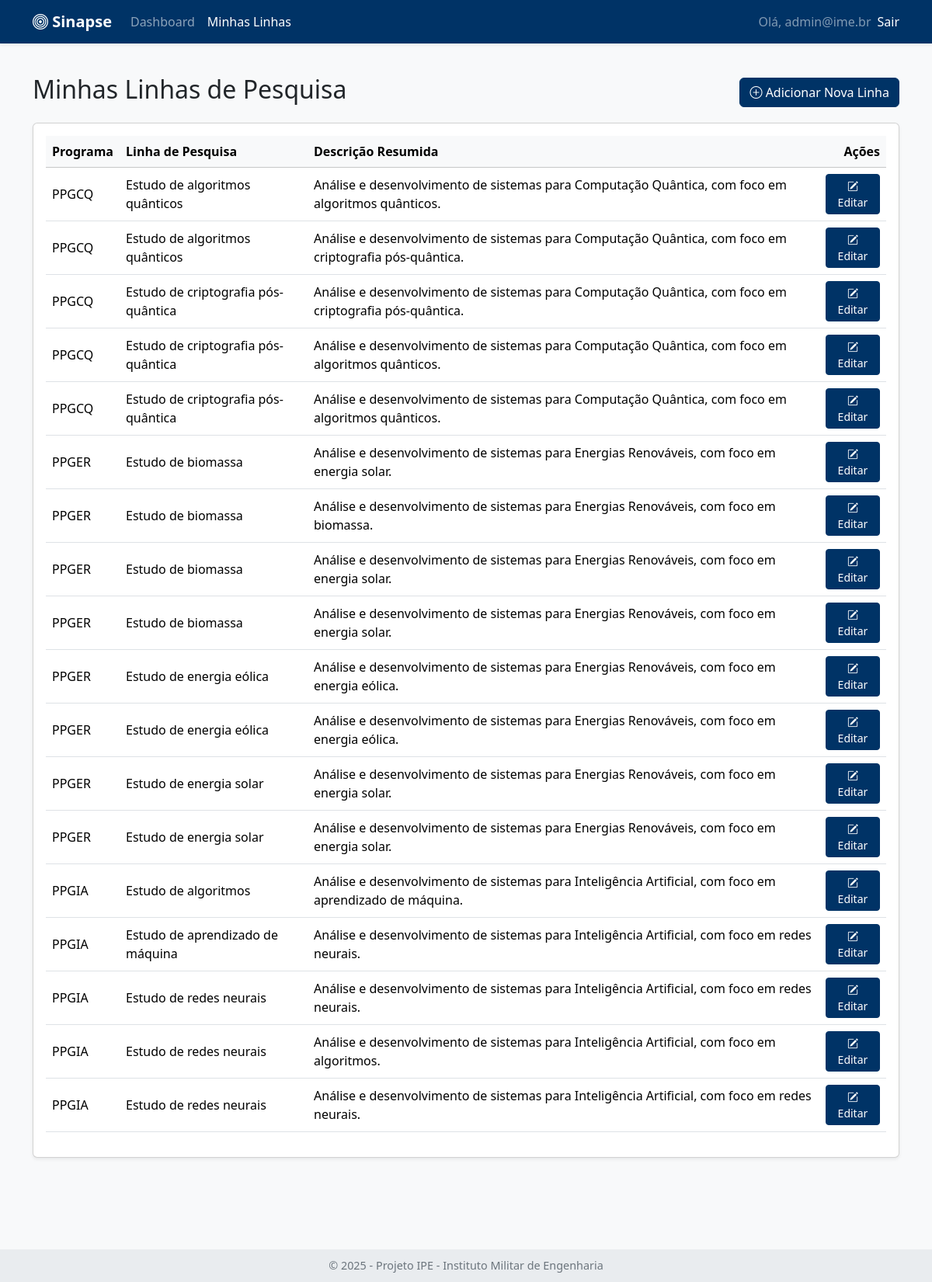
Before: /linhas (signed in) with the older database file.
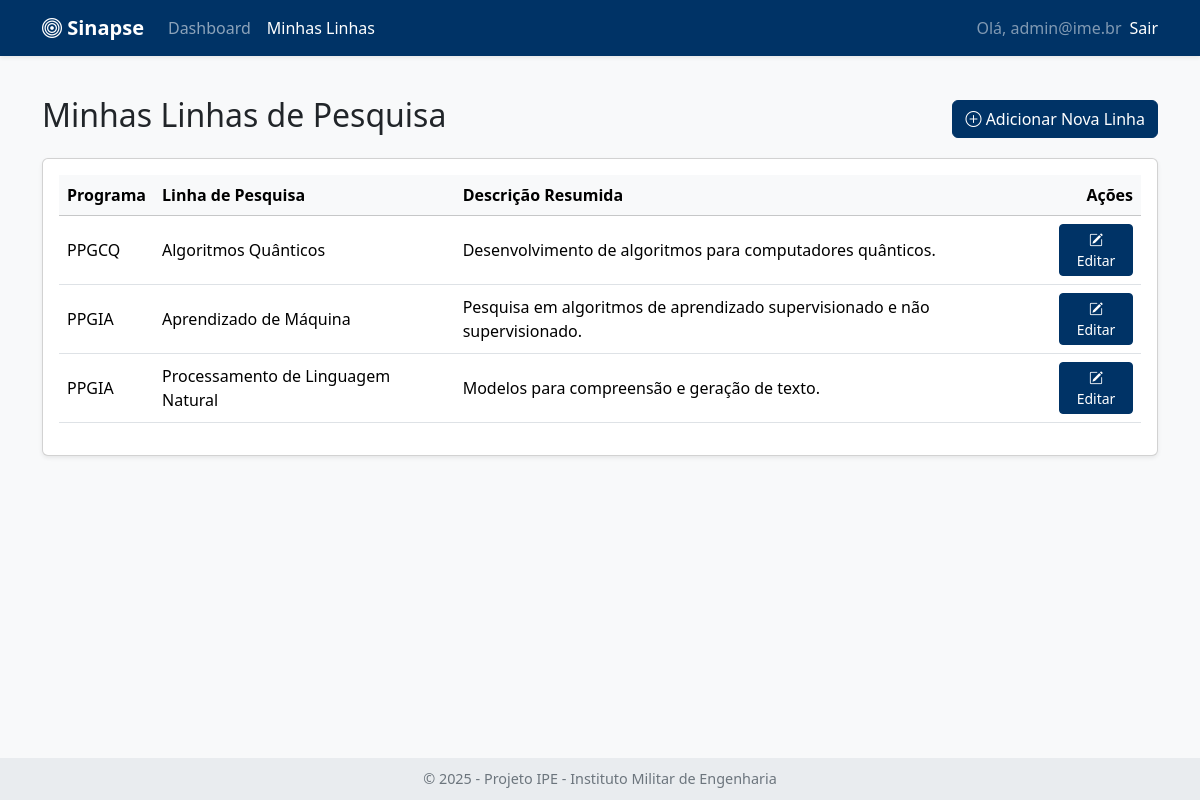
After: the same page with the newer database file.
### tables this page shows
CREATE TABLE linha_ime (
                id INTEGER PRIMARY KEY AUTOINCREMENT,
                programa TEXT,
                linha TEXT,
                descricao TEXT,
                emails_contato TEXT,
                embedding BLOB,
                user_id INTEGER,
                FOREIGN KEY (user_id) REFERENCES users (id)
            );

### app.py (the view)
@app.route('/linhas')
@login_required
def listar_linhas():
    print(f"--- [DEBUG] Rota /linhas acessada por user_id: {session.get('user_id')}")
    user_id = session['user_id']
    linhas = motor.get_linhas_by_user(user_id)
    return render_template('linhas.html', linhas=linhas)

### app.py (called while the page is built)
def login_required(f):
    @wraps(f)
    def decorated_function(*args, **kwargs):
        if 'user_id' not in session:
            flash("Você precisa fazer login para acessar esta página.", "warning")
            return redirect(url_for('login', next=request.path))
        return f(*args, **kwargs)
    return decorated_function

### motor_ia.py (called while the page is built)
    def _get_db_conn(self):
        try:
            sqlite3.register_adapter(np.ndarray, lambda arr: arr.astype(np.float32).tobytes())
            sqlite3.register_converter("vector", lambda b: np.frombuffer(b, dtype=np.float32))
            conn = sqlite3.connect(self.db_path, detect_types=sqlite3.PARSE_DECLTYPES | sqlite3.PARSE_COLNAMES)
            conn.row_factory = self._dict_factory
            return conn
        except sqlite3.Error as e:
            print(f"--- [DEBUG] MOTOR_IA: Erro ao CONECTAR ao banco de dados SQLite '{self.db_path}': {e} ---")
            return None

    def _dict_factory(self, cursor, row):
        d = {}
        for idx, col in enumerate(cursor.description):
            d[col[0]] = row[idx]
        return d

    def get_linhas_by_user(self, user_id):
        conn = self._get_db_conn()
        if not conn: return []
        try:
            cursor = conn.cursor()
            linhas = cursor.execute("SELECT * FROM linha_ime WHERE user_id = ? ORDER BY programa, linha", (user_id,)).fetchall()
            conn.close()
            return linhas
        except sqlite3.Error as e:
            print(f"Erro ao buscar linhas por usuário: {e}")
            conn.close()
            return []

### templates/linhas.html (shortened to what this page needs)
{% extends "base.html" %}
{% block content %}
<div class="d-flex justify-content-between align-items-center mb-3">
    <h2>Minhas Linhas de Pesquisa</h2>
    <a href="{{ url_for('adicionar_linha') }}" class="btn btn-main-brand">
        <i class="bi bi-plus-circle"></i> Adicionar Nova Linha
    </a>
</div>
<div class="card shadow-sm">
    <div class="card-body">
        <div class="table-responsive">
            <table class="table table-hover align-middle">
                <thead class="table-light">
                    <tr>
                        <th>Programa</th>
                        <th>Linha de Pesquisa</th>
                        <th>Descrição Resumida</th>
                        <th class="text-end">Ações</th>
                    </tr>
                </thead>
                <tbody>
                    {% for linha in linhas %}
                    <tr>
                        <td>{{ linha.programa }}</td>
                        <td>{{ linha.linha }}</td>
                        <td>{{ linha.descricao | truncate(100) }}</td>
                        <td class="text-end">
                            <a href="{{ url_for('editar_linha', linha_id=linha.id) }}" class="btn btn-sm btn-main-brand">
                                <i class="bi bi-pencil-square"></i> Editar
                            </a>
                        </td>
                    </tr>
                    {% endfor %}
                </tbody>
            </table>
        </div>
    </div>
</div>
{% endblock %}

### templates/base.html (shortened to what this page needs)
<!DOCTYPE html>
<html lang="pt-BR">
<head>
    <link href="https://cdn.jsdelivr.net/npm/bootstrap@5.3.3/dist/css/bootstrap.min.css" rel="stylesheet">
    <link rel="stylesheet" href="https://cdn.jsdelivr.net/npm/bootstrap-icons@1.11.3/font/bootstrap-icons.min.css">
</head>
<body>
    <nav class="navbar navbar-expand-lg navbar-dark shadow-sm">
        <div class="container">
            <a class="navbar-brand fw-bold" href="{{ url_for('home') }}">
                <i class="bi bi-bullseye"></i> Sinapse
            </a>
            <div class="collapse navbar-collapse" id="navbarNav">
                <ul class="navbar-nav me-auto mb-2 mb-lg-0">
                    <li class="nav-item">
                        <a class="nav-link {% if request.endpoint == 'home' %}active{% endif %}" href="{{ url_for('home') }}">Dashboard</a>
                    </li>
                    <li class="nav-item" id="nav-minhas-linhas" style="display: none;">
                        <a class="nav-link {% if 'linha' in request.endpoint %}active{% endif %}" href="{{ url_for('listar_linhas') }}">Minhas Linhas</a>
                    </li>
                </ul>
                <div class="d-flex align-items-center">
                    <span id="navbarUserInfo" class="navbar-text text-white-50" style="display: none; margin-right: 0.5rem;"></span>
                    <a id="navbarLoginLink" class="nav-link nav-link-login text-white" href="{{ url_for('login') }}">Fazer Login</a>
                </div>
            </div>
        </div>
    </nav>
    <main class="container mt-4 mb-5">
        {% block content %}{% endblock %}
    </main>
     <footer class="footer text-center">
        <p class="mb-0">&copy; 2025 - Projeto IPE - Instituto Militar de Engenharia</p>
    </footer>
</body>
</html>

### templates/base.html (style rules this page uses)
body { background-color: #f8f9fa; padding-bottom: 80px; }
.navbar-dark { background-color: #003366; }
.btn-main-brand { background-color: #003366; border-color: #003366; color: #fff; }
.footer { position: fixed; left: 0; bottom: 0; width: 100%; background-color: #e9ecef; color: #6c757d; text-align: center; padding: 10px 0; font-size: 0.9em; z-index: 1000; }
.navbar .nav-link-login { cursor: pointer; }
.navbar .navbar-text { margin-right: 0.5rem; }
main.container { padding-top: 1rem; padding-bottom: 2rem; }

Changed rows visible on the page:
removed linha_ime: programa "PPGCQ", linha "Estudo de algoritmos quânticos", descricao "Análise e desenvolvimento de sistemas para Computação Quântica, com foco em algoritmos quânticos."
removed linha_ime: programa "PPGCQ", linha "Estudo de algoritmos quânticos", descricao "Análise e desenvolvimento de sistemas para Computação Quântica, com foco em criptografia pós-quântica."
removed linha_ime: programa "PPGCQ", linha "Estudo de criptografia pós-quântica", descricao "Análise e desenvolvimento de sistemas para Computação Quântica, com foco em criptografia pós-quântica."
removed linha_ime: programa "PPGCQ", linha "Estudo de criptografia pós-quântica", descricao "Análise e desenvolvimento de sistemas para Computação Quântica, com foco em algoritmos quânticos."
removed linha_ime: programa "PPGCQ", linha "Estudo de criptografia pós-quântica", descricao "Análise e desenvolvimento de sistemas para Computação Quântica, com foco em algoritmos quânticos."
removed linha_ime: programa "PPGER", linha "Estudo de biomassa", descricao "Análise e desenvolvimento de sistemas para Energias Renováveis, com foco em energia solar."
removed linha_ime: programa "PPGER", linha "Estudo de biomassa", descricao "Análise e desenvolvimento de sistemas para Energias Renováveis, com foco em biomassa."
removed linha_ime: programa "PPGER", linha "Estudo de biomassa", descricao "Análise e desenvolvimento de sistemas para Energias Renováveis, com foco em energia solar."
removed linha_ime: programa "PPGER", linha "Estudo de biomassa", descricao "Análise e desenvolvimento de sistemas para Energias Renováveis, com foco em energia solar."
removed linha_ime: programa "PPGER", linha "Estudo de energia eólica", descricao "Análise e desenvolvimento de sistemas para Energias Renováveis, com foco em energia eólica."
removed linha_ime: programa "PPGER", linha "Estudo de energia eólica", descricao "Análise e desenvolvimento de sistemas para Energias Renováveis, com foco em energia eólica."
removed linha_ime: programa "PPGER", linha "Estudo de energia solar", descricao "Análise e desenvolvimento de sistemas para Energias Renováveis, com foco em energia solar."
removed linha_ime: programa "PPGER", linha "Estudo de energia solar", descricao "Análise e desenvolvimento de sistemas para Energias Renováveis, com foco em energia solar."
removed linha_ime: programa "PPGIA", linha "Estudo de algoritmos", descricao "Análise e desenvolvimento de sistemas para Inteligência Artificial, com foco em aprendizado de máquina."
removed linha_ime: programa "PPGIA", linha "Estudo de aprendizado de máquina", descricao "Análise e desenvolvimento de sistemas para Inteligência Artificial, com foco em redes neurais."
removed linha_ime: programa "PPGIA", linha "Estudo de redes neurais", descricao "Análise e desenvolvimento de sistemas para Inteligência Artificial, com foco em redes neurais."
removed linha_ime: programa "PPGIA", linha "Estudo de redes neurais", descricao "Análise e desenvolvimento de sistemas para Inteligência Artificial, com foco em algoritmos."
removed linha_ime: programa "PPGIA", linha "Estudo de redes neurais", descricao "Análise e desenvolvimento de sistemas para Inteligência Artificial, com foco em redes neurais."
now on this page (row edited): linha_ime: programa "PPGCQ", linha "Algoritmos Quânticos", descricao "Desenvolvimento de algoritmos para computadores quânticos."
now on this page (row edited): linha_ime: programa "PPGIA", linha "Aprendizado de Máquina", descricao "Pesquisa em algoritmos de aprendizado supervisionado e não supervisionado."
now on this page (row edited): linha_ime: programa "PPGIA", linha "Processamento de Linguagem Natural", descricao "Modelos para compreensão e geração de texto."
